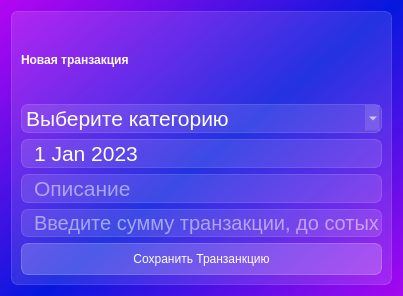
<?xml version="1.0" encoding="UTF-8"?>
<ui version="4.0">
 <class>Dialog</class>
 <widget class="QDialog" name="Dialog">
  <property name="geometry">
   <rect>
    <x>0</x>
    <y>0</y>
    <width>403</width>
    <height>296</height>
   </rect>
  </property>
  <property name="windowTitle">
   <string>WalletWise: Family Finance Tracker</string>
  </property>
  <property name="styleSheet">
   <string notr="true">background-color: qlineargradient(spread:reflect, x1:0.549682, y1:0.494, x2:0, y2:0, stop:0 rgba(0, 18, 221, 216), stop:1 rgba(179, 0, 241, 216));
font: 10pt &quot;Bahnschrift SemiLight&quot;;
</string>
  </property>
  <layout class="QVBoxLayout" name="verticalLayout_2">
   <item>
    <widget class="QFrame" name="frame">
     <property name="styleSheet">
      <string notr="true">background-color: rgba(255, 255, 255, 30);
border: 1px solid rgba(255, 255, 255, 40);
border-radius: 7px;</string>
     </property>
     <property name="frameShape">
      <enum>QFrame::StyledPanel</enum>
     </property>
     <property name="frameShadow">
      <enum>QFrame::Raised</enum>
     </property>
     <layout class="QVBoxLayout" name="verticalLayout">
      <item>
       <widget class="QLabel" name="transaction_label">
        <property name="styleSheet">
         <string notr="true">color: rgb(255, 255, 255);
font: 75 20pt &quot;MS Shell Dlg 2&quot;;
background-color: none;
border: none;
font-weight: bold;
</string>
        </property>
        <property name="text">
         <string>Новая транзакция</string>
        </property>
       </widget>
      </item>
      <item>
       <widget class="QComboBox" name="categoryComboBox">
        <property name="styleSheet">
         <string notr="true">QComboBox{
font-size: 16pt;
color: white;
}

QComboBox::item{
color: black;
}</string>
        </property>
        <property name="editable">
         <bool>false</bool>
        </property>
        <property name="currentText">
         <string>Выберите категорию</string>
        </property>
        <property name="currentIndex">
         <number>0</number>
        </property>
        <property name="duplicatesEnabled">
         <bool>false</bool>
        </property>
        <item>
         <property name="text">
          <string>Выберите категорию</string>
         </property>
        </item>
        <item>
         <property name="text">
          <string>Работа</string>
         </property>
        </item>
        <item>
         <property name="text">
          <string>Акции, вклады, облигации</string>
         </property>
        </item>
        <item>
         <property name="text">
          <string>Подарки</string>
         </property>
        </item>
        <item>
         <property name="text">
          <string>Другое</string>
         </property>
        </item>
       </widget>
      </item>
      <item>
       <widget class="QDateEdit" name="dateEdit">
        <property name="styleSheet">
         <string notr="true">font-size: 16pt;
color: white;
padding-left:10px;</string>
        </property>
        <property name="buttonSymbols">
         <enum>QAbstractSpinBox::NoButtons</enum>
        </property>
        <property name="date">
         <date>
          <year>2023</year>
          <month>1</month>
          <day>1</day>
         </date>
        </property>
       </widget>
      </item>
      <item>
       <widget class="QLineEdit" name="descriptionLine">
        <property name="styleSheet">
         <string notr="true">font-size: 16pt;
color:rgb(255, 255, 255);
padding-left: 10px;</string>
        </property>
        <property name="placeholderText">
         <string>Описание</string>
        </property>
       </widget>
      </item>
      <item>
       <widget class="QLineEdit" name="money_sumLine">
        <property name="styleSheet">
         <string notr="true">font-size: 15pt;
color:rgb(255, 255, 255);
padding-left: 10px;</string>
        </property>
        <property name="placeholderText">
         <string>Введите сумму транзакции, до сотых</string>
        </property>
       </widget>
      </item>
      <item>
       <widget class="QPushButton" name="save_pushButton">
        <property name="styleSheet">
         <string notr="true">QPushButton {
font: 75 12pt &quot;MS Shell Dlg 2&quot;;
color: rgb(255, 255, 255);
background-color: rgba(255, 255, 255, 50);
border: 1px solid rgba(255, 255, 255, 60);
border-radius: 7px;
width: 230px;
height: 30px;
}
QPushButton:hover{
background-color: rgba(255, 255, 255, 60);
}

QPushButton:pressed{
background-color: rgba(255, 255, 255, 80);
}</string>
        </property>
        <property name="text">
         <string>Сохранить Транзанкцию</string>
        </property>
       </widget>
      </item>
     </layout>
    </widget>
   </item>
  </layout>
 </widget>
 <resources>
  <include location="res.qrc"/>
 </resources>
 <connections/>
</ui>
